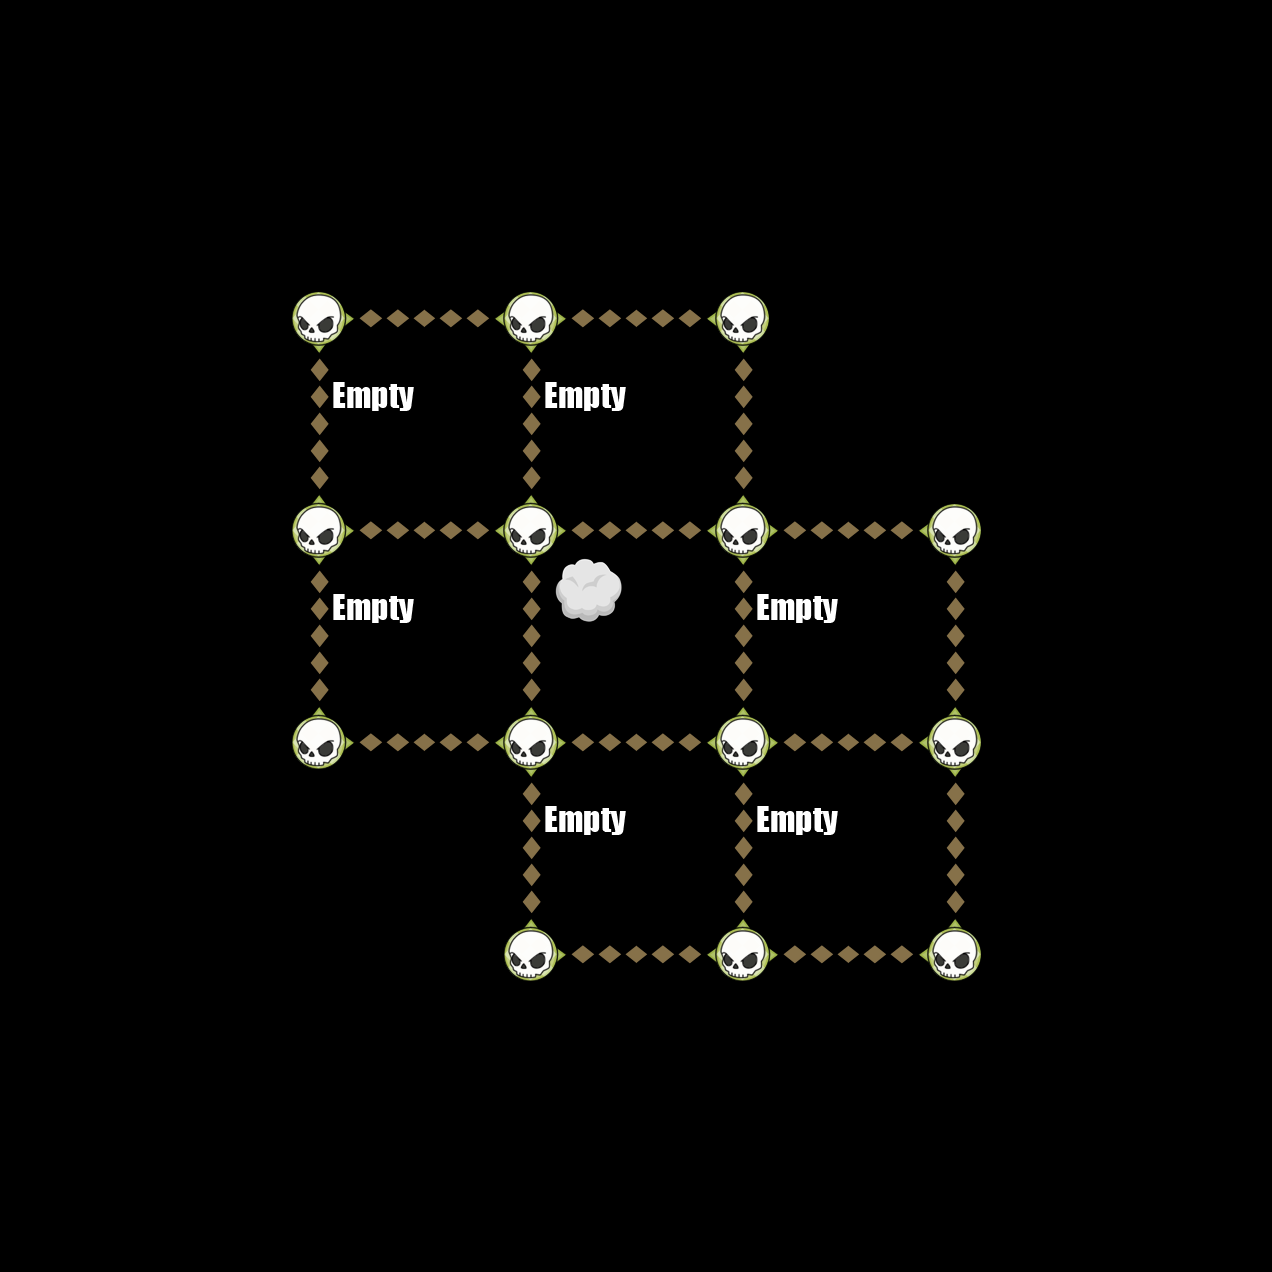

A level layout from a 2D game, rendered from its tile map. Below: a short description, then the map file with tile-grid data replaced by summaries:
An orthogonal 6x6 tile map with 212x212 px tiles, 6 tile layers (Down, Up, Left, Right, ...).

<map version="1.0" orientation="orthogonal" width="6" height="6" tilewidth="212" tileheight="212">
 <tileset firstgid="1" name="TileGraphic_Final-ipadhd" tilewidth="212" tileheight="212">
  <image source="TileGraphic_Final-ipadhd.png" width="636" height="1060" />
  <tile id="0">
   <properties>
    <property name="LineFilled" value="True" />
   </properties>
  </tile>
  <tile id="2">
   <properties>
    <property name="Item" value="TreasureBox" />
   </properties>
  </tile>
  <tile id="4">
   <properties>
    <property name="RowFilled" value="True" />
   </properties>
  </tile>
  <tile id="6">
   <properties>
    <property name="Item" value="CannonLeft" />
   </properties>
  </tile>
  <tile id="7">
   <properties>
    <property name="Item" value="ShipRight" />
   </properties>
  </tile>
  <tile id="8">
   <properties>
    <property name="Item" value="MapOne" />
   </properties>
  </tile>
  <tile id="9">
   <properties>
    <property name="Item" value="CannonRight" />
   </properties>
  </tile>
  <tile id="10">
   <properties>
    <property name="Item" value="ShipLeft" />
   </properties>
  </tile>
  <tile id="11">
   <properties>
    <property name="Item" value="MapTwo" />
   </properties>
  </tile>
  <tile id="12">
   <properties>
    <property name="Item" value="Empty" />
   </properties>
  </tile>
  <tile id="13">
   <properties>
    <property name="Item" value="Skull" />
   </properties>
  </tile>
  <tile id="14">
   <properties>
    <property name="Item" value="Fog" />
   </properties>
  </tile>
 </tileset>
 <layer name="Down" width="6" height="6">
  <data>[36 cells, 10 non-empty, 1 distinct tile ids]</data>
 </layer>
 <layer name="Up" width="6" height="6">
  <data>[36 cells, 10 non-empty, 1 distinct tile ids]</data>
 </layer>
 <layer name="Left" width="6" height="6">
  <data>[36 cells, 10 non-empty, 1 distinct tile ids]</data>
 </layer>
 <layer name="Right" width="6" height="6">
  <data>[36 cells, 10 non-empty, 1 distinct tile ids]</data>
 </layer>
 <layer name="Dots" width="6" height="6">
  <data>[36 cells, 14 non-empty, 1 distinct tile ids]</data>
 </layer>
 <layer name="Items" width="6" height="6">
  <data>[36 cells, 7 non-empty, 2 distinct tile ids]</data>
 </layer>
</map>
